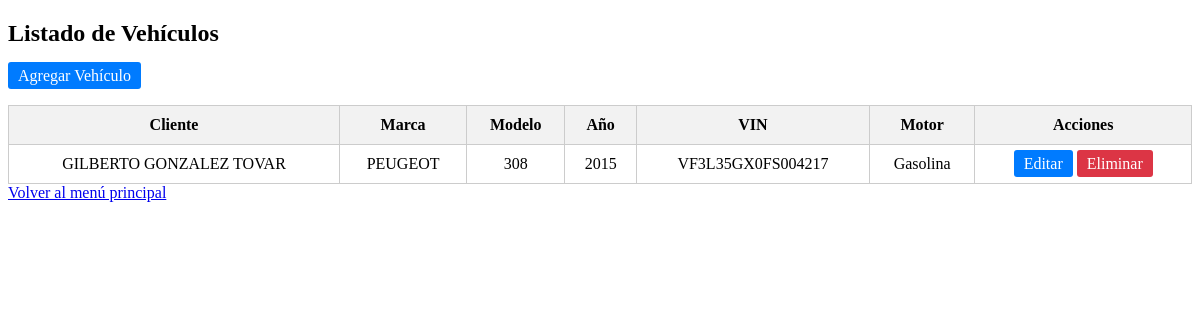
/crm/vehiculos/, run on the app's committed database.
### crm/models.py (models this page shows, shortened)
class Vehiculo(models.Model):
    cliente = models.ForeignKey(Cliente, on_delete=models.CASCADE)
    marca = models.CharField(max_length=50)
    modelo = models.CharField(max_length=50)
    anio = models.IntegerField()
    vin = models.CharField(max_length=17, unique=True, null=True, blank=True)
    tipo_motor = models.CharField(max_length=20, choices=[('Gasolina', 'Gasolina'), ('Diesel', 'Diesel'), ('Híbrido', 'Híbrido')])

class Cliente(models.Model):
    nombre = models.CharField(max_length=100)
    apellido = models.CharField(max_length=100)
    telefono = models.CharField(
        max_length=12,
        validators=[RegexValidator(r'^\d{3}-\d{3}-\d{4}$', message="Formato de teléfono inválido (XXX-XXX-XXXX).")]
    )
    email = models.EmailField()
    estado = models.CharField(max_length=20, choices=[('Activo', 'Activo'), ('Inactivo', 'Inactivo')])

### crm/views.py (the view)
# urls.py: path('vehiculos/', views.listar_vehiculos, name='listar_vehiculos'),
def listar_vehiculos(request):
    vehiculos = Vehiculo.objects.all()
    return render(request, 'crm/listar_vehiculos.html', {'vehiculos': vehiculos})

### crm/templates/crm/listar_vehiculos.html (shortened to what this page needs)
<!DOCTYPE html>
<html lang="es">
  <head>
  </head>
  <body>
    <h2>Listado de Vehículos</h2>
    <a href="{% url 'registrar_vehiculo' %}" class="btn">Agregar Vehículo</a>
    <table>
      <thead>
        <tr>
          <th>Cliente</th>
          <th>Marca</th>
          <th>Modelo</th>
          <th>Año</th>
          <th>VIN</th>
          <th>Motor</th>
          <th>Acciones</th>
        </tr>
      </thead>
      <tbody>
        {% for vehiculo in vehiculos %}
        <tr>
          <td>{{ vehiculo.cliente.nombre }} {{ vehiculo.cliente.apellido }}</td>
          <td>{{ vehiculo.marca }}</td>
          <td>{{ vehiculo.modelo }}</td>
          <td>{{ vehiculo.anio }}</td>
          <td>{{ vehiculo.vin }}</td>
          <td>{{ vehiculo.tipo_motor }}</td>
          <td>
            <a href="{% url 'editar_vehiculo' vehiculo.id %}" class="btn"
              >Editar</a
            >
            <a
              href="{% url 'eliminar_vehiculo' vehiculo.id %}"
              class="btn btn-danger"
              onclick="return confirm('¿Seguro que deseas eliminar este vehículo?')"
              >Eliminar</a
            >
          </td>
        </tr>
        {% empty %}
        <tr>
          <td colspan="7">No hay vehículos registrados.</td>
        </tr>
        {% endfor %}
      </tbody>
    </table>
    <a href="{% url 'listar_servicios' %}">Volver al menú principal</a>
  </body>
</html>

### crm/templates/crm/listar_vehiculos.html (style rules this page uses)
table { width: 100%; border-collapse: collapse; margin-top: 20px; }
table, th, td { border: 1px solid #ccc; padding: 10px; text-align: center; }
th { background-color: #f2f2f2; }
.btn { padding: 5px 10px; background-color: #007bff; color: white; text-decoration: none; border-radius: 3px; }
.btn-danger { background-color: #dc3545; }

### data on the page
Vehiculo: cliente.nombre "GILBERTO", cliente.apellido "GONZALEZ TOVAR", marca "PEUGEOT", modelo "308", anio "2015", vin "VF3L35GX0FS004217", tipo_motor "Gasolina"
